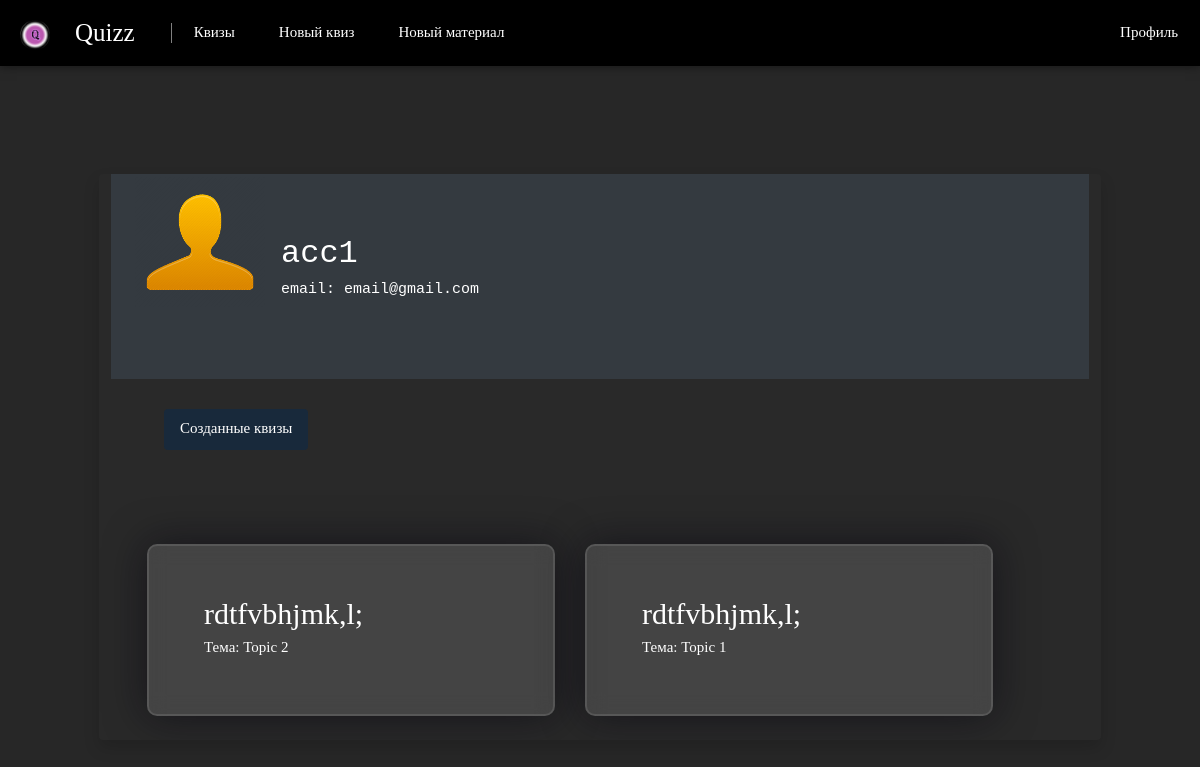
Screenshot of /users/3/ (signed in) with the database file from the repository.
### users/models.py (models this page shows)
class User(AbstractUser):
    photo = models.ImageField(upload_to="users/%Y/%m/%d/", default="users/default.png", blank=True, null=True, verbose_name="Фотография")
    date_birth = models.DateTimeField(blank=True, null=True, verbose_name="Дата рождения")
    completed_quizes = JSONField(null=True, default=[], verbose_name="completed_quizes")
    created_quizes = models.TextField(null=True, default=[], verbose_name="created_quizes")
    email_activated = models.BooleanField(default=False)
    confirm_key = models.TextField(default="")

### users/views.py (the view)
# urls.py: path('<int:user_id>/', views.user_page, name='user'),
def user_page(request, user_id):
    print(user_id)
    user = get_object_or_404(User, id=user_id)
    print(user)
    created_quizes = eval(str(user.created_quizes))
    context = {'user': request.user, "user_page": user, 'created_quizes': created_quizes}
    return render(request, 'users/user.html', context=context)

### users/templates/users/user.html (shortened to what this page needs)
{% extends 'quizzes/base.html' %}
{% block content %}
    {% load static %}
    <div class="container" style="padding: 5%;">
        <div class="row py-5 px-4">
            <div class="shadow rounded overflow-hidden" style="background-color: #292929;">
                <div class="px-4 pt-0 pb-4 bg-dark">
                    <div class="media align-items-end profile-header">
                        <div class="profile mr-3">
                            <div class="profile-container">
                                <div class="profile" id="profile">
                                    {% if user_page.photo %}
                                        <img src="{{ user.photo.url }}" alt="User Photo" style="margin-top: 3%;" width="130" class="profile-img" id="profile-img">
                                    {% else %}
                                        <img src="{% static 'users/default.png' %}" alt="..." width="130" class="rounded mb-2 img-thumbnail">
                                    {% endif %}
                                </div>
                            </div>
                                <br>
                                <br>
                                <br>
                            </div>
                            <div class="media-body mb-5 text-white">
                                <h4 class="text-break fs-2 font-monospace">{{ user_page.username }}</h4>
                                {% if user_page.email %}
                                    <h4 class="text-break font-monospace" style="font-size: 15px;">email:
                                        {{ user_page.email }}</h4>
                                {% else %}
                                    <h4 class="text-break font-monospace" style="font-size: 15px;">email: -</h4>
                                {% endif %}
                            </div>
                        </div>
                    </div>
                    <div class="py-4 px-4">
                        <div class="page-content page-container" id="page-content">
                            <div class="row container d-flex">
                                <div class="col">
                                    <div class="mb-3">
                                        <ul class="nav nav-pills" id="myTab" role="tablist">
                                            <li class="nav-item">
                                                <a class="nav-link active" id="home-tab" data-toggle="tab" href="#created" role="tab" aria-controls="home" aria-selected="true">Созданные квизы</a>
                                            </li>
                                        </ul>
                                    </div>
                                    <div class="tab-content">
                                        <div class="tab-pane fade show active" id="created" role="tabpanel" aria-labelledby="home-tab">
                                            <div class="row">
                                                {% if created_quizes %}
                                                    <div class="row g-4">
                                                        {% for quiz in created_quizes %}
                                                            <div class="col md-4">
                                                                <a class="card" style="text-decoration: none; " href="{% url 'quiz:single_quiz' quiz.id %}">
                                                                    <div class="card-body">
                                                                        <h1 class="card-title" style="font-size: 30px; text-decoration: none !important;">{{ quiz.quiz_title }}</h3>
                                                                            <h4 class="card-subtitle mb-2" style="font-size: 15px;text-decoration: none !important;">Тема: {{ quiz.topic }}</h4>
                                                                    </div>
                                                                </a>
                                                            </div>
                                                        {% endfor %}
                                                    </div>
                                                {% else %}
                                                    <p>Нет созданных квизов.</p>
                                                {% endif %}
                                            </div>
                                        </div>
                                    </div>
                                </div>
                            </div>
                        </div>
                    </div>
                </div>
            </div>
        </div>
{% endblock %}

### quizzes/templates/quizzes/base.html (style rules this page uses)
h1, h2, h3, h4, h5, h6, p, span { color: white; text-decoration: none; font-family: "Comic Sans MS"; !important }
body { background-color: #272727; }
li { list-style: none; }
.nav-item { padding: 6px 14px; text-align: center; }
.nav-link { padding-bottom: 10px; font-size: 15px; font-weight: 5px; }
.card { background-color: #fffaca; }
img { pointer-events: none; }

### users/templates/users/user.html (style rules this page uses)
body { font-family: "Comic Sans MS"; !important background-color: #272727; text-decoration: none; }
.container { color: whitesmoke; font-size: 16px; font-family: 'Lato'; }
.nav-pills .nav-link.active, .nav-pills .show > .nav-link { background-color: #18293b; font-family: "Comic Sans MS"; !important }
.nav-link, .nav-link:hover, .nav-link:checked { background-color: #3f5061; color: white; font-family: "Comic Sans MS"; !important }
.card { color: white; text-decoration: none; background-color: rgba(255, 255, 255, 0.13); justify-content: center; border-radius: 10px; backdrop-filter: blur(10px); border: 2px solid rgba(255, 255, 255, 0.1); box-shadow: 0 0 40px rgba(8, 7, 16, 0.6); padding: 30px 35px; }
.profile-container { position: relative; display: inline-block; }

### rows the page displays
User: photo (placeholder picture)
User: username "acc1", email "email@gmail.com"

### other values shown
{{ quiz.quiz_title }} "rdtfvbhjmk,l;" "rdtfvbhjmk,l;"
{{ quiz.topic }} "Topic 2" "Topic 1"
